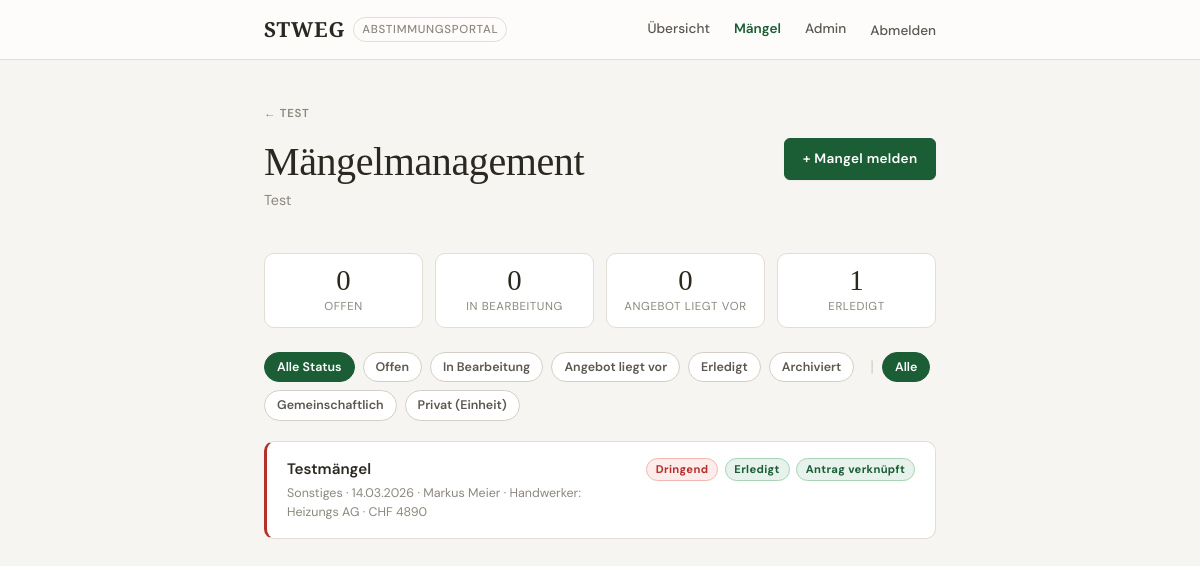
Screenshot of /maintenance/community/1/ (signed in) with the database file from the repository.
### voting/models.py (models this page shows, shortened)
class Community(models.Model):
    name       = models.CharField(max_length=200)
    address    = models.TextField()
    created_at = models.DateTimeField(auto_now_add=True)
    created_by = models.ForeignKey(
        User, on_delete=models.SET_NULL, null=True, blank=True,
        related_name='created_communities',
    )
    quorum = models.DecimalField(
        max_digits=5, decimal_places=1, default=Decimal('0'),
        verbose_name="Quorum (‰)",
        help_text="Mindest-Beteiligung in Wertquoten ‰ für gültige Abstimmung (0 = kein Quorum)",
    )
    def can_manage(self, user):
        return (
            self.units.filter(owner=user).exists()
            or self.created_by == user
            or user.is_staff
            or self.memberships.filter(user=user).exists()
        )
    def is_admin(self, user):
        return (
            self.created_by == user
            or user.is_staff
            or self.memberships.filter(
                user=user, role=CommunityMembership.Role.MANAGER
            ).exists()
        )
    class Meta:
        verbose_name        = "Gemeinschaft"
        verbose_name_plural = "Gemeinschaften"

### maintenance/models.py (models this page shows, shortened)
class Ticket(models.Model):
    class Priority(models.TextChoices):
        NORMAL = 'normal', 'Normal'
        URGENT = 'urgent', 'Dringend'
    class Status(models.TextChoices):
        OPEN           = 'open',           'Offen'
        IN_PROGRESS    = 'in_progress',    'In Bearbeitung'
        OFFER_RECEIVED = 'offer_received', 'Angebot liegt vor'
        DONE           = 'done',           'Erledigt'
        ARCHIVED       = 'archived',       'Archiviert'
    class Scope(models.TextChoices):
        COMMON  = 'common',  'Gemeinschaftlich'
        PRIVATE = 'private', 'Privat (Einheit)'
    class Area(models.TextChoices):
        ROOF      = 'roof',      'Dach'
        FACADE    = 'facade',    'Fassade'
        HEATING   = 'heating',   'Heizung'
        ELEVATOR  = 'elevator',  'Lift'
        STAIRCASE = 'staircase', 'Treppenhaus'
        GARDEN    = 'garden',    'Aussenanlage / Garten'
        PARKING   = 'parking',   'Parkplatz / Garage'
        WATER     = 'water',     'Wasser / Sanitär'
        ELECTRIC  = 'electric',  'Elektro'
        OTHER     = 'other',     'Sonstiges'
    community = models.ForeignKey(
        Community, on_delete=models.CASCADE, related_name='tickets',
    )
    unit = models.ForeignKey(
        Unit, on_delete=models.SET_NULL, null=True, blank=True,
        related_name='tickets',
        help_text="Nur bei privaten Einheitsmängeln ausfüllen.",
    )
    reported_by = models.ForeignKey(
        User, on_delete=models.SET_NULL, null=True, blank=True,
        related_name='reported_tickets',
    )
    title       = models.CharField(max_length=300, verbose_name='Titel')
    description = models.TextField(verbose_name='Beschreibung')
    area        = models.CharField(
        max_length=20, choices=Area.choices, default=Area.OTHER,
        verbose_name='Bereich',
    )
    scope = models.CharField(
        max_length=10, choices=Scope.choices, default=Scope.COMMON,
        verbose_name='Art',
    )
    priority = models.CharField(
        max_length=10, choices=Priority.choices, default=Priority.NORMAL,
        verbose_name='Dringlichkeit',
    )
    status = models.CharField(
        max_length=20, choices=Status.choices, default=Status.OPEN,
        verbose_name='Status',
    )
    assigned_to    = models.CharField(max_length=200, blank=True, verbose_name='Handwerker')
    assignee_email = models.EmailField(blank=True, verbose_name='E-Mail Handwerker')
    offer_amount   = models.DecimalField(
        max_digits=10, decimal_places=2, null=True, blank=True,
        verbose_name='Offertbetrag (CHF)',
    )
    created_at  = models.DateTimeField(auto_now_add=True)
    updated_at  = models.DateTimeField(auto_now=True)
    resolved_at = models.DateTimeField(null=True, blank=True)
    proposal = models.ForeignKey(
        'voting.Proposal', on_delete=models.SET_NULL, null=True, blank=True,
        related_name='tickets',
        verbose_name='Verknüpfter Antrag',
    )
    class Meta:
        verbose_name        = 'Ticket'
        verbose_name_plural = 'Tickets'
        ordering            = ['-created_at']
    @property
    def status_css(self):
        return {
            'open':           'badge-open',
            'in_progress':    'badge-progress',
            'offer_received': 'badge-offer',
            'done':           'badge-done',
            'archived':       'badge-archived',
        }.get(self.status, '')
    @property
    def priority_is_urgent(self):
        return self.priority == self.Priority.URGENT

### maintenance/views.py (the view)
@login_required
def ticket_list(request, community_id):
    community = get_object_or_404(Community, id=community_id)
    if not community.can_manage(request.user):
        messages.error(request, "Keine Berechtigung.")
        return redirect('voting:dashboard')
    is_admin = community.is_admin(request.user)
    qs = Ticket.objects.filter(community=community).select_related(
        'reported_by', 'unit', 'proposal'
    )
    if not is_admin:
        from django.db.models import Q
        user_unit_ids = community.units.filter(owner=request.user).values_list('id', flat=True)
        qs = qs.filter(
            Q(scope=Ticket.Scope.COMMON) | Q(unit__in=user_unit_ids)
        )
    status_filter = request.GET.get('status', '')
    scope_filter  = request.GET.get('scope', '')
    if status_filter:
        qs = qs.filter(status=status_filter)
    if scope_filter:
        qs = qs.filter(scope=scope_filter)
    all_tickets = Ticket.objects.filter(community=community)
    counts = {
        'open':           all_tickets.filter(status='open').count(),
        'in_progress':    all_tickets.filter(status='in_progress').count(),
        'offer_received': all_tickets.filter(status='offer_received').count(),
        'done':           all_tickets.filter(status='done').count(),
    }
    return render(request, 'maintenance/ticket_list.html', {
        'community':     community,
        'tickets':       qs,
        'is_admin':      is_admin,
        'status_filter': status_filter,
        'scope_filter':  scope_filter,
        'counts':        counts,
        'status_choices': Ticket.Status.choices,
        'scope_choices':  Ticket.Scope.choices,
    })

### maintenance/templates/maintenance/ticket_list.html (shortened to what this page needs)
{% extends "voting/base.html" %}
{% load static %}
{% block content %}
<a href="{% url 'voting:proposal_list' community.id %}" class="back-link">{{ community.name }}</a>
<div class="page-header flex-between">
  <div>
    <h1>Mängelmanagement</h1>
    <p>{{ community.name }}</p>
  </div>
  <a href="{% url 'maintenance:ticket_create' community.id %}" class="btn btn-primary">+ Mangel melden</a>
</div>
<div class="count-grid">
  <div class="count-card">
    <div class="count-num">{{ counts.open }}</div>
    <div class="count-lbl">Offen</div>
  </div>
  <div class="count-card">
    <div class="count-num">{{ counts.in_progress }}</div>
    <div class="count-lbl">In Bearbeitung</div>
  </div>
  <div class="count-card">
    <div class="count-num">{{ counts.offer_received }}</div>
    <div class="count-lbl">Angebot liegt vor</div>
  </div>
  <div class="count-card">
    <div class="count-num">{{ counts.done }}</div>
    <div class="count-lbl">Erledigt</div>
  </div>
</div>
<div class="filter-bar">
  <a href="?{% if scope_filter %}scope={{ scope_filter }}{% endif %}" class="filter-btn {% if not status_filter %}active{% endif %}">Alle Status</a>
  {% for val, lbl in status_choices %}
  <a href="?status={{ val }}{% if scope_filter %}&scope={{ scope_filter }}{% endif %}" class="filter-btn {% if status_filter == val %}active{% endif %}">{{ lbl }}</a>
  {% endfor %}
  <span style="margin-left:.5rem;color:var(--border-mid)">|</span>
  <a href="?{% if status_filter %}status={{ status_filter }}{% endif %}" class="filter-btn {% if not scope_filter %}active{% endif %}">Alle</a>
  {% for val, lbl in scope_choices %}
  <a href="?scope={{ val }}{% if status_filter %}&status={{ status_filter }}{% endif %}" class="filter-btn {% if scope_filter == val %}active{% endif %}">{{ lbl }}</a>
  {% endfor %}
</div>
{% if tickets %}
  {% for ticket in tickets %}
  <a href="{% url 'maintenance:ticket_detail' ticket.pk %}" class="ticket-card {% if ticket.priority_is_urgent %}urgent{% endif %}">
    <div class="tc-head">
      <div class="flex-1">
        <div class="tc-title">{{ ticket.title }}</div>
        <div class="tc-meta">
          {{ ticket.get_area_display }}
          · {{ ticket.created_at|date:"d.m.Y" }}
          {% if ticket.reported_by %}· {{ ticket.reported_by.get_full_name|default:ticket.reported_by.username }}{% endif %}
          {% if ticket.assigned_to %} · Handwerker: {{ ticket.assigned_to }}{% endif %}
          {% if ticket.offer_amount %} · CHF {{ ticket.offer_amount|floatformat:"0" }}{% endif %}
        </div>
      </div>
      <div class="tc-badges">
        {% if ticket.priority_is_urgent %}<span class="badge badge-urgent">Dringend</span>{% endif %}
        <span class="badge {{ ticket.status_css }}">{{ ticket.get_status_display }}</span>
        {% if ticket.proposal %}<span class="badge badge-done">Antrag verknüpft</span>{% endif %}
      </div>
    </div>
  </a>
  {% endfor %}
{% else %}
  <div class="card card--padded" style="text-align:center;color:var(--text-muted);padding:3rem;">
    {% if status_filter or scope_filter %}Keine Tickets mit diesem Filter.{% else %}Noch keine Mängel gemeldet.{% endif %}
  </div>
{% endif %}
{% endblock %}

### voting/static/voting/css/app.css (style rules this page uses)
*, *::before, *::after { box-sizing: border-box; margin: 0; padding: 0; }
:root { --ink: #1C1A17; --ink-light: #4A4640; --ink-faint: #8C877F; --bg: #F7F5F1; --bg-subtle: #EEEBE4; --white: #FDFCFB; --surface: #FFFFFF; --surface-alt: #F4F1EC; --border: #E2DDD5; --border-mid: #D4CFC6; --border-strong: #B8B2A8; --text: #2A2820; --text-secondary:#5C5750; --text-muted: #8C877F; --accent: #1B5E35; --accent-light: #E6F2EB; --accent-border: #A8D4B5; --gold: #B5924C; --gold-light: #D4AF72; --cream: #F8F5F0; --cream-mid: #EDE8DF; --red: #B5302A; --red-light: #FCECEA; --red-border: #F0B8B5; --amber: #92400e; --amber-light: #FFFBEB; --amber-border: #FDE68A; --blue: #1a56db; --blue-light: #E8F0FE; --serif: 'Cormorant Garamond', Georgia, serif; --sans: 'DM Sans', sans-serif; --r-sm: 2px; --r-md: 6px; --r-lg: 10px; --r-pill: 999px; --shadow-xs: 0 1px 2px rgba(0,0,0,.04); --shadow-sm: 0 1px 4px rgba(0,0,0,.06), 0 1px 2px rgba(0,0,0,.04); --shadow-md: 0 4px 12px rgba(0,0,0,.08), 0 2px 4px rgba(0,0,0,.04); --ease: cubic-bezier(.4,0,.2,1); --t-base: 0.18s; --max: 720px; --nav-h: 60px; }
html { scroll-behavior: smooth; }
body { font-family: var(--sans); background: var(--bg); color: var(--text); line-height: 1.5; -webkit-font-smoothing: antialiased; overflow-x: hidden; }
a { color: inherit; }
h1 { font-family: var(--serif); font-size: clamp(1.9rem, 4vw, 2.5rem); font-weight: 300; line-height: 1.2; letter-spacing: -0.01em; color: var(--text); margin-bottom: 0.4rem; }
h1 + p, .page-header > div > p { font-size: 0.9rem; color: var(--text-muted); margin-bottom: 0.8rem; }
.page-header { margin-bottom: 1.75rem; }
.page-header h1 { margin-bottom: 0.25rem; }
.back-link { display: inline-block; font-size: 0.72rem; font-weight: 600; letter-spacing: 0.06em; text-transform: uppercase; color: var(--text-muted); text-decoration: none; padding: 0.25rem 0; margin-bottom: 0.75rem; transition: color var(--t-base); }
.back-link::before { content: '← '; }
.flex-between { display: flex; justify-content: space-between; align-items: flex-start; }
.flex-1 { flex: 1; }
.filter-bar { display: flex; gap: 0.5rem; flex-wrap: wrap; margin-bottom: 1.25rem; align-items: center; }
.badge { display: inline-flex; align-items: center; gap: 0.25rem; padding: 0.22rem 0.7rem; border-radius: var(--r-pill); font-size: 0.72rem; font-weight: 600; letter-spacing: 0.03em; white-space: nowrap; border: 1px solid transparent; }
.badge-done { background: var(--accent-light); color: var(--accent); border-color: var(--accent-border); }
.badge-urgent { background: var(--red-light); color: var(--red); border-color: var(--red-border); }
.btn { display: inline-flex; align-items: center; justify-content: center; gap: 0.4rem; padding: 0.6rem 1.1rem; border-radius: var(--r-md); font-family: var(--sans); font-size: 0.85rem; font-weight: 600; letter-spacing: 0.02em; text-decoration: none; border: 1px solid transparent; cursor: pointer; white-space: nowrap; transition: background var(--t-base), border-color var(--t-base), color var(--t-base), box-shadow var(--t-base); box-shadow: var(--shadow-xs); }
.btn-primary { background: var(--accent); color: #fff; border-color: var(--accent); }

### rows the page displays
Community: name "TEST", name "Test"
Ticket: title "Testmängel", area "Sonstiges", created_at "14.03.2026", reported_by.get_full_name "Markus Meier", assigned_to "Heizungs AG", offer_amount "4890", priority "Dringend", status "Erledigt", shows "Antrag verknüpft"

### other values shown
{{ counts.open }} "0"
{{ counts.in_progress }} "0"
{{ counts.offer_received }} "0"
{{ counts.done }} "1"
{{ lbl }} "Offen" "In Bearbeitung" "Angebot liegt vor" "Erledigt" "Archiviert"
{{ lbl }} "Gemeinschaftlich" "Privat (Einheit)"
